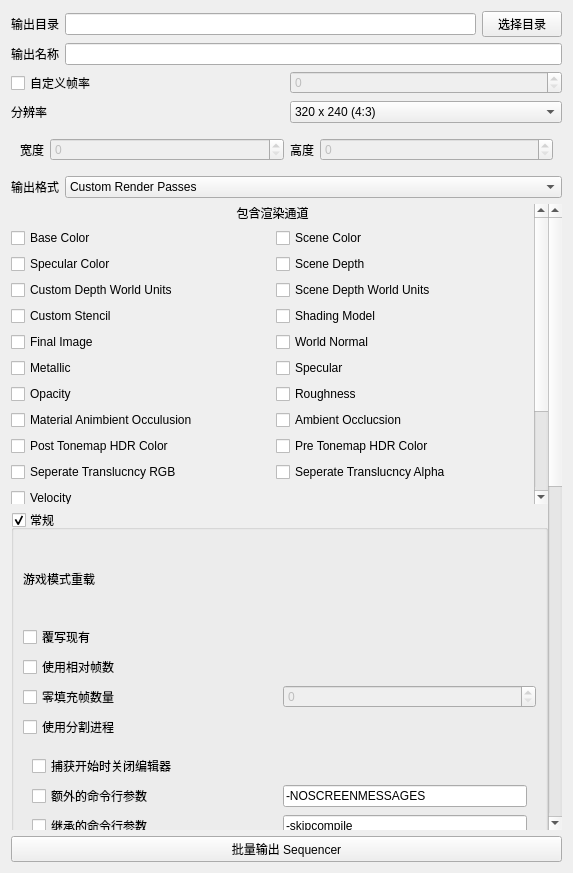
<?xml version="1.0" encoding="UTF-8"?>
<ui version="4.0">
 <class>Form</class>
 <widget class="QWidget" name="Form">
  <property name="geometry">
   <rect>
    <x>0</x>
    <y>0</y>
    <width>573</width>
    <height>873</height>
   </rect>
  </property>
  <property name="windowTitle">
   <string>Sequencer 批量渲染工具</string>
  </property>
  <layout class="QVBoxLayout" name="verticalLayout">
   <item>
    <layout class="QHBoxLayout" name="horizontalLayout_2">
     <item>
      <widget class="QLabel" name="label_2">
       <property name="text">
        <string>输出目录</string>
       </property>
       <property name="PyInit" stdset="0">
        <string>{
    &quot;method&quot; : {
        &quot;setText&quot;:&quot;输出目录&quot;
    }
}</string>
       </property>
      </widget>
     </item>
     <item>
      <widget class="MLineEdit" name="lineEdit"/>
     </item>
     <item>
      <widget class="MPushButton" name="pushButton">
       <property name="text">
        <string>选择目录</string>
       </property>
      </widget>
     </item>
    </layout>
   </item>
   <item>
    <layout class="QHBoxLayout" name="horizontalLayout_3">
     <item>
      <widget class="QLabel" name="Output_Label">
       <property name="text">
        <string>输出名称</string>
       </property>
       <property name="PyInit" stdset="0">
        <string>{
    &quot;method&quot; : {
        &quot;setText&quot;:&quot;输出名称&quot;
    }
}</string>
       </property>
      </widget>
     </item>
     <item>
      <widget class="MLineEdit" name="lineEdit_2">
       <property name="placeholderText">
        <string/>
       </property>
      </widget>
     </item>
    </layout>
   </item>
   <item>
    <layout class="QHBoxLayout" name="horizontalLayout_20">
     <item>
      <widget class="MCheckBox" name="checkBox_76">
       <property name="text">
        <string>自定义帧率</string>
       </property>
      </widget>
     </item>
     <item>
      <widget class="QSpinBox" name="spinBox_8">
       <property name="enabled">
        <bool>false</bool>
       </property>
      </widget>
     </item>
    </layout>
   </item>
   <item>
    <layout class="QHBoxLayout" name="horizontalLayout_22">
     <item>
      <widget class="QLabel" name="label_8">
       <property name="text">
        <string>分辨率</string>
       </property>
      </widget>
     </item>
     <item>
      <widget class="QComboBox" name="comboBox_2">
       <item>
        <property name="text">
         <string>320 x 240 (4:3)</string>
        </property>
       </item>
       <item>
        <property name="text">
         <string>640 x 480 (4:3)</string>
        </property>
       </item>
       <item>
        <property name="text">
         <string>640 x 360 (16:9)</string>
        </property>
       </item>
       <item>
        <property name="text">
         <string>1280 x 720 (16:9)</string>
        </property>
       </item>
       <item>
        <property name="text">
         <string>1920 x 1080 (16:9)</string>
        </property>
       </item>
       <item>
        <property name="text">
         <string>2840 x 2160 (16:9)</string>
        </property>
       </item>
       <item>
        <property name="text">
         <string>自定义</string>
        </property>
       </item>
      </widget>
     </item>
    </layout>
   </item>
   <item>
    <widget class="QWidget" name="gridWidget" native="true">
     <layout class="QHBoxLayout" name="horizontalLayout_21">
      <item>
       <widget class="QLabel" name="label_6">
        <property name="text">
         <string>宽度</string>
        </property>
       </widget>
      </item>
      <item>
       <widget class="QSpinBox" name="spinBox_9">
        <property name="enabled">
         <bool>false</bool>
        </property>
        <property name="sizePolicy">
         <sizepolicy hsizetype="Expanding" vsizetype="Fixed">
          <horstretch>0</horstretch>
          <verstretch>0</verstretch>
         </sizepolicy>
        </property>
       </widget>
      </item>
      <item>
       <widget class="QLabel" name="label_7">
        <property name="text">
         <string>高度</string>
        </property>
       </widget>
      </item>
      <item>
       <widget class="QSpinBox" name="spinBox_10">
        <property name="enabled">
         <bool>false</bool>
        </property>
        <property name="sizePolicy">
         <sizepolicy hsizetype="Expanding" vsizetype="Fixed">
          <horstretch>0</horstretch>
          <verstretch>0</verstretch>
         </sizepolicy>
        </property>
       </widget>
      </item>
     </layout>
    </widget>
   </item>
   <item>
    <layout class="QHBoxLayout" name="horizontalLayout">
     <item>
      <widget class="QLabel" name="label">
       <property name="text">
        <string>输出格式</string>
       </property>
       <property name="PyInit" stdset="0">
        <string>{
    &quot;method&quot; : {
        &quot;setText&quot;:&quot;输出格式&quot;
    }
}</string>
       </property>
      </widget>
     </item>
     <item>
      <widget class="MComboBox" name="comboBox">
       <property name="sizePolicy">
        <sizepolicy hsizetype="Expanding" vsizetype="Fixed">
         <horstretch>0</horstretch>
         <verstretch>0</verstretch>
        </sizepolicy>
       </property>
       <item>
        <property name="text">
         <string>Custom Render Passes</string>
        </property>
       </item>
       <item>
        <property name="text">
         <string>Image Sequence (.jpg)</string>
        </property>
       </item>
       <item>
        <property name="text">
         <string>Image Sequence (.exr)</string>
        </property>
       </item>
       <item>
        <property name="text">
         <string>Image Sequence (.png)</string>
        </property>
       </item>
       <item>
        <property name="text">
         <string>Image Sequence (.bmp)</string>
        </property>
       </item>
       <item>
        <property name="text">
         <string>Video Sequence (.avi)</string>
        </property>
       </item>
      </widget>
     </item>
    </layout>
   </item>
   <item>
    <widget class="QScrollArea" name="scrollArea_2">
     <property name="frameShape">
      <enum>QFrame::NoFrame</enum>
     </property>
     <property name="widgetResizable">
      <bool>true</bool>
     </property>
     <widget class="QWidget" name="scrollAreaWidgetContents_3">
      <property name="geometry">
       <rect>
        <x>0</x>
        <y>0</y>
        <width>538</width>
        <height>1212</height>
       </rect>
      </property>
      <layout class="QVBoxLayout" name="verticalLayout_9">
       <property name="leftMargin">
        <number>0</number>
       </property>
       <property name="topMargin">
        <number>0</number>
       </property>
       <property name="rightMargin">
        <number>0</number>
       </property>
       <property name="bottomMargin">
        <number>0</number>
       </property>
       <item>
        <widget class="QStackedWidget" name="stackedWidget">
         <property name="frameShape">
          <enum>QFrame::NoFrame</enum>
         </property>
         <property name="frameShadow">
          <enum>QFrame::Sunken</enum>
         </property>
         <property name="lineWidth">
          <number>1</number>
         </property>
         <property name="currentIndex">
          <number>0</number>
         </property>
         <widget class="QWidget" name="page">
          <property name="minimumSize">
           <size>
            <width>0</width>
            <height>300</height>
           </size>
          </property>
          <layout class="QVBoxLayout" name="verticalLayout_2">
           <property name="leftMargin">
            <number>0</number>
           </property>
           <property name="topMargin">
            <number>0</number>
           </property>
           <property name="rightMargin">
            <number>0</number>
           </property>
           <property name="bottomMargin">
            <number>0</number>
           </property>
           <item>
            <widget class="QScrollArea" name="scrollArea">
             <property name="frameShape">
              <enum>QFrame::NoFrame</enum>
             </property>
             <property name="widgetResizable">
              <bool>true</bool>
             </property>
             <widget class="QWidget" name="scrollAreaWidgetContents">
              <property name="geometry">
               <rect>
                <x>0</x>
                <y>0</y>
                <width>521</width>
                <height>381</height>
               </rect>
              </property>
              <property name="minimumSize">
               <size>
                <width>0</width>
                <height>0</height>
               </size>
              </property>
              <layout class="QVBoxLayout" name="verticalLayout_4">
               <property name="leftMargin">
                <number>0</number>
               </property>
               <property name="topMargin">
                <number>0</number>
               </property>
               <property name="rightMargin">
                <number>0</number>
               </property>
               <property name="bottomMargin">
                <number>0</number>
               </property>
               <item>
                <widget class="QWidget" name="Pass_Container" native="true">
                 <layout class="QGridLayout" name="gridLayout">
                  <property name="leftMargin">
                   <number>0</number>
                  </property>
                  <property name="topMargin">
                   <number>0</number>
                  </property>
                  <property name="rightMargin">
                   <number>0</number>
                  </property>
                  <property name="bottomMargin">
                   <number>0</number>
                  </property>
                  <item row="2" column="0">
                   <widget class="MCheckBox" name="checkBox_12">
                    <property name="text">
                     <string>Specular Color</string>
                    </property>
                   </widget>
                  </item>
                  <item row="2" column="1">
                   <widget class="MCheckBox" name="checkBox_10">
                    <property name="text">
                     <string>Scene Depth</string>
                    </property>
                   </widget>
                  </item>
                  <item row="3" column="0">
                   <widget class="MCheckBox" name="checkBox_3">
                    <property name="text">
                     <string>Custom Depth World Units</string>
                    </property>
                   </widget>
                  </item>
                  <item row="4" column="1">
                   <widget class="MCheckBox" name="checkBox_18">
                    <property name="text">
                     <string>Shading Model</string>
                    </property>
                   </widget>
                  </item>
                  <item row="1" column="0">
                   <widget class="MCheckBox" name="checkBox_2">
                    <property name="text">
                     <string>Base Color</string>
                    </property>
                   </widget>
                  </item>
                  <item row="3" column="1">
                   <widget class="MCheckBox" name="checkBox_15">
                    <property name="text">
                     <string>Scene Depth World Units</string>
                    </property>
                   </widget>
                  </item>
                  <item row="1" column="1">
                   <widget class="MCheckBox" name="checkBox_7">
                    <property name="text">
                     <string>Scene Color</string>
                    </property>
                   </widget>
                  </item>
                  <item row="5" column="0">
                   <widget class="MCheckBox" name="checkBox_5">
                    <property name="text">
                     <string>Final Image</string>
                    </property>
                   </widget>
                  </item>
                  <item row="5" column="1">
                   <widget class="MCheckBox" name="checkBox_21">
                    <property name="text">
                     <string>World Normal</string>
                    </property>
                   </widget>
                  </item>
                  <item row="6" column="0">
                   <widget class="MCheckBox" name="checkBox_4">
                    <property name="text">
                     <string>Metallic</string>
                    </property>
                   </widget>
                  </item>
                  <item row="6" column="1">
                   <widget class="MCheckBox" name="checkBox_19">
                    <property name="text">
                     <string>Specular</string>
                    </property>
                   </widget>
                  </item>
                  <item row="4" column="0">
                   <widget class="MCheckBox" name="checkBox_6">
                    <property name="text">
                     <string>Custom Stencil</string>
                    </property>
                   </widget>
                  </item>
                  <item row="9" column="0">
                   <widget class="MCheckBox" name="checkBox_11">
                    <property name="text">
                     <string>Post Tonemap HDR Color</string>
                    </property>
                   </widget>
                  </item>
                  <item row="8" column="1">
                   <widget class="MCheckBox" name="checkBox">
                    <property name="text">
                     <string>Ambient Occlucsion</string>
                    </property>
                   </widget>
                  </item>
                  <item row="10" column="1">
                   <widget class="MCheckBox" name="checkBox_16">
                    <property name="text">
                     <string>Seperate Translucncy Alpha</string>
                    </property>
                   </widget>
                  </item>
                  <item row="11" column="0">
                   <widget class="MCheckBox" name="checkBox_20">
                    <property name="text">
                     <string>Velocity</string>
                    </property>
                   </widget>
                  </item>
                  <item row="10" column="0">
                   <widget class="MCheckBox" name="checkBox_17">
                    <property name="text">
                     <string>Seperate Translucncy RGB</string>
                    </property>
                   </widget>
                  </item>
                  <item row="7" column="1">
                   <widget class="MCheckBox" name="checkBox_14">
                    <property name="text">
                     <string>Roughness</string>
                    </property>
                   </widget>
                  </item>
                  <item row="9" column="1">
                   <widget class="MCheckBox" name="checkBox_13">
                    <property name="text">
                     <string>Pre Tonemap HDR Color</string>
                    </property>
                   </widget>
                  </item>
                  <item row="8" column="0">
                   <widget class="MCheckBox" name="checkBox_8">
                    <property name="text">
                     <string>Material Animbient Occulusion</string>
                    </property>
                   </widget>
                  </item>
                  <item row="7" column="0">
                   <widget class="MCheckBox" name="checkBox_9">
                    <property name="text">
                     <string>Opacity</string>
                    </property>
                   </widget>
                  </item>
                  <item row="0" column="0" colspan="2">
                   <widget class="QLabel" name="label_3">
                    <property name="text">
                     <string>&lt;html&gt;&lt;head/&gt;&lt;body&gt;&lt;p align=&quot;center&quot;&gt;包含渲染通道&lt;/p&gt;&lt;/body&gt;&lt;/html&gt;</string>
                    </property>
                   </widget>
                  </item>
                 </layout>
                 <zorder>checkBox_2</zorder>
                 <zorder>checkBox_7</zorder>
                 <zorder>checkBox_12</zorder>
                 <zorder>checkBox_10</zorder>
                 <zorder>checkBox_15</zorder>
                 <zorder>checkBox_18</zorder>
                 <zorder>checkBox_21</zorder>
                 <zorder>checkBox_4</zorder>
                 <zorder>checkBox_19</zorder>
                 <zorder>checkBox_9</zorder>
                 <zorder>checkBox_14</zorder>
                 <zorder>checkBox_8</zorder>
                 <zorder>checkBox</zorder>
                 <zorder>checkBox_11</zorder>
                 <zorder>checkBox_13</zorder>
                 <zorder>checkBox_17</zorder>
                 <zorder>checkBox_16</zorder>
                 <zorder>checkBox_20</zorder>
                 <zorder>checkBox_6</zorder>
                 <zorder>checkBox_3</zorder>
                 <zorder>checkBox_5</zorder>
                 <zorder>label_3</zorder>
                </widget>
               </item>
               <item>
                <layout class="QHBoxLayout" name="horizontalLayout_4">
                 <item>
                  <spacer name="horizontalSpacer_2">
                   <property name="orientation">
                    <enum>Qt::Horizontal</enum>
                   </property>
                   <property name="sizeHint" stdset="0">
                    <size>
                     <width>40</width>
                     <height>20</height>
                    </size>
                   </property>
                  </spacer>
                 </item>
                 <item>
                  <widget class="MPushButton" name="pushButton_3">
                   <property name="text">
                    <string>全选</string>
                   </property>
                  </widget>
                 </item>
                 <item>
                  <widget class="MPushButton" name="pushButton_4">
                   <property name="text">
                    <string>反选</string>
                   </property>
                  </widget>
                 </item>
                 <item>
                  <widget class="MPushButton" name="pushButton_5">
                   <property name="text">
                    <string>全不选</string>
                   </property>
                  </widget>
                 </item>
                 <item>
                  <spacer name="horizontalSpacer">
                   <property name="orientation">
                    <enum>Qt::Horizontal</enum>
                   </property>
                   <property name="sizeHint" stdset="0">
                    <size>
                     <width>40</width>
                     <height>20</height>
                    </size>
                   </property>
                  </spacer>
                 </item>
                </layout>
               </item>
               <item>
                <layout class="QHBoxLayout" name="horizontalLayout_5">
                 <item>
                  <widget class="QLabel" name="label_4">
                   <property name="text">
                    <string>后处理材质</string>
                   </property>
                  </widget>
                 </item>
                 <item>
                  <widget class="USelector" name="PostProcessMaterial_Selector" native="true">
                   <property name="sizePolicy">
                    <sizepolicy hsizetype="Expanding" vsizetype="Preferred">
                     <horstretch>0</horstretch>
                     <verstretch>0</verstretch>
                    </sizepolicy>
                   </property>
                   <property name="minimumSize">
                    <size>
                     <width>0</width>
                     <height>80</height>
                    </size>
                   </property>
                   <layout class="QVBoxLayout" name="verticalLayout_3"/>
                  </widget>
                 </item>
                </layout>
               </item>
               <item>
                <spacer name="verticalSpacer">
                 <property name="orientation">
                  <enum>Qt::Vertical</enum>
                 </property>
                 <property name="sizeHint" stdset="0">
                  <size>
                   <width>20</width>
                   <height>40</height>
                  </size>
                 </property>
                </spacer>
               </item>
              </layout>
             </widget>
            </widget>
           </item>
          </layout>
         </widget>
         <widget class="QWidget" name="page_2"/>
         <widget class="QWidget" name="page_3"/>
         <widget class="QWidget" name="page_4"/>
         <widget class="QWidget" name="page_5"/>
         <widget class="QWidget" name="page_6"/>
        </widget>
       </item>
       <item>
        <widget class="QGroupBox" name="Cinematic_Group_3">
         <property name="title">
          <string>常规</string>
         </property>
         <property name="flat">
          <bool>true</bool>
         </property>
         <property name="checkable">
          <bool>true</bool>
         </property>
         <layout class="QVBoxLayout" name="verticalLayout_13">
          <item>
           <layout class="QHBoxLayout" name="horizontalLayout_16">
            <item>
             <widget class="QLabel" name="label_5">
              <property name="text">
               <string>游戏模式重载</string>
              </property>
             </widget>
            </item>
            <item>
             <widget class="USelector" name="GameMode_Selector" native="true">
              <property name="sizePolicy">
               <sizepolicy hsizetype="Expanding" vsizetype="Preferred">
                <horstretch>0</horstretch>
                <verstretch>0</verstretch>
               </sizepolicy>
              </property>
              <property name="minimumSize">
               <size>
                <width>0</width>
                <height>80</height>
               </size>
              </property>
              <layout class="QVBoxLayout" name="verticalLayout_14"/>
             </widget>
            </item>
           </layout>
          </item>
          <item>
           <widget class="MCheckBox" name="checkBox_67">
            <property name="text">
             <string>覆写现有</string>
            </property>
           </widget>
          </item>
          <item>
           <widget class="MCheckBox" name="checkBox_68">
            <property name="text">
             <string>使用相对帧数</string>
            </property>
           </widget>
          </item>
          <item>
           <layout class="QHBoxLayout" name="horizontalLayout_17">
            <item>
             <widget class="MCheckBox" name="checkBox_69">
              <property name="text">
               <string>零填充帧数量</string>
              </property>
             </widget>
            </item>
            <item>
             <widget class="QSpinBox" name="spinBox_4">
              <property name="enabled">
               <bool>false</bool>
              </property>
             </widget>
            </item>
           </layout>
          </item>
          <item>
           <widget class="MCheckBox" name="checkBox_70">
            <property name="text">
             <string>使用分割进程</string>
            </property>
           </widget>
          </item>
          <item>
           <widget class="QWidget" name="verticalWidget" native="true">
            <layout class="QVBoxLayout" name="verticalLayout_15">
             <item>
              <widget class="MCheckBox" name="checkBox_71">
               <property name="text">
                <string>捕获开始时关闭编辑器</string>
               </property>
              </widget>
             </item>
             <item>
              <layout class="QHBoxLayout" name="horizontalLayout_18">
               <item>
                <widget class="MCheckBox" name="checkBox_74">
                 <property name="text">
                  <string>额外的命令行参数</string>
                 </property>
                </widget>
               </item>
               <item>
                <widget class="QLineEdit" name="lineEdit_4">
                 <property name="sizePolicy">
                  <sizepolicy hsizetype="Preferred" vsizetype="Fixed">
                   <horstretch>0</horstretch>
                   <verstretch>0</verstretch>
                  </sizepolicy>
                 </property>
                 <property name="text">
                  <string>-NOSCREENMESSAGES</string>
                 </property>
                 <property name="placeholderText">
                  <string/>
                 </property>
                </widget>
               </item>
              </layout>
             </item>
             <item>
              <layout class="QHBoxLayout" name="horizontalLayout_19">
               <item>
                <widget class="MCheckBox" name="checkBox_75">
                 <property name="text">
                  <string>继承的命令行参数</string>
                 </property>
                </widget>
               </item>
               <item>
                <widget class="QLineEdit" name="lineEdit_5">
                 <property name="sizePolicy">
                  <sizepolicy hsizetype="Preferred" vsizetype="Fixed">
                   <horstretch>0</horstretch>
                   <verstretch>0</verstretch>
                  </sizepolicy>
                 </property>
                 <property name="text">
                  <string>-skipcompile</string>
                 </property>
                 <property name="placeholderText">
                  <string/>
                 </property>
                </widget>
               </item>
              </layout>
             </item>
            </layout>
           </widget>
          </item>
         </layout>
        </widget>
       </item>
       <item>
        <widget class="QGroupBox" name="Cinematic_Group_2">
         <property name="title">
          <string>序列</string>
         </property>
         <property name="flat">
          <bool>true</bool>
         </property>
         <property name="checkable">
          <bool>true</bool>
         </property>
         <layout class="QVBoxLayout" name="verticalLayout_11">
          <item>
           <widget class="MCheckBox" name="checkBox_65">
            <property name="text">
             <string>写入编辑决策列表</string>
            </property>
           </widget>
          </item>
          <item>
           <widget class="MCheckBox" name="checkBox_66">
            <property name="text">
             <string>写入 Final Cut Pro XML</string>
            </property>
           </widget>
          </item>
          <item>
           <widget class="QWidget" name="Cinematic_Detail_Setting_3" native="true">
            <layout class="QVBoxLayout" name="verticalLayout_12">
             <property name="leftMargin">
              <number>1</number>
             </property>
             <property name="topMargin">
              <number>1</number>
             </property>
             <property name="rightMargin">
              <number>1</number>
             </property>
             <property name="bottomMargin">
              <number>1</number>
             </property>
             <item>
              <widget class="Line" name="line_3">
               <property name="orientation">
                <enum>Qt::Horizontal</enum>
               </property>
              </widget>
             </item>
             <item>
              <layout class="QHBoxLayout" name="horizontalLayout_14">
               <item>
                <widget class="MCheckBox" name="checkBox_72">
                 <property name="text">
                  <string>处理帧</string>
                 </property>
                </widget>
               </item>
               <item>
                <widget class="QSpinBox" name="spinBox_7">
                 <property name="enabled">
                  <bool>false</bool>
                 </property>
                 <property name="sizePolicy">
                  <sizepolicy hsizetype="Preferred" vsizetype="Fixed">
                   <horstretch>0</horstretch>
                   <verstretch>0</verstretch>
                  </sizepolicy>
                 </property>
                </widget>
               </item>
              </layout>
             </item>
             <item>
              <layout class="QHBoxLayout" name="horizontalLayout_15">
               <item>
                <widget class="MCheckBox" name="checkBox_73">
                 <property name="text">
                  <string>影片扩展</string>
                 </property>
                </widget>
               </item>
               <item>
                <widget class="QLineEdit" name="lineEdit_3">
                 <property name="sizePolicy">
                  <sizepolicy hsizetype="Preferred" vsizetype="Fixed">
                   <horstretch>0</horstretch>
                   <verstretch>0</verstretch>
                  </sizepolicy>
                 </property>
                </widget>
               </item>
              </layout>
             </item>
            </layout>
           </widget>
          </item>
          <item>
           <widget class="QPushButton" name="Cinematic_BTN_3">
            <property name="sizePolicy">
             <sizepolicy hsizetype="Expanding" vsizetype="Fixed">
              <horstretch>0</horstretch>
              <verstretch>0</verstretch>
             </sizepolicy>
            </property>
            <property name="maximumSize">
             <size>
              <width>16777215</width>
              <height>16777210</height>
             </size>
            </property>
            <property name="font">
             <font>
              <underline>false</underline>
             </font>
            </property>
            <property name="styleSheet">
             <string notr="true"/>
            </property>
            <property name="text">
             <string>▲</string>
            </property>
            <property name="checkable">
             <bool>true</bool>
            </property>
            <property name="checked">
             <bool>true</bool>
            </property>
            <property name="autoDefault">
             <bool>false</bool>
            </property>
            <property name="default">
             <bool>true</bool>
            </property>
            <property name="flat">
             <bool>true</bool>
            </property>
           </widget>
          </item>
         </layout>
        </widget>
       </item>
       <item>
        <widget class="QGroupBox" name="Cinematic_Group">
         <property name="title">
          <string>过场动画</string>
         </property>
         <property name="flat">
          <bool>true</bool>
         </property>
         <property name="checkable">
          <bool>true</bool>
         </property>
         <layout class="QVBoxLayout" name="verticalLayout_6">
          <item>
           <widget class="MCheckBox" name="checkBox_49">
            <property name="text">
             <string>过场动画引擎可延展性</string>
            </property>
           </widget>
          </item>
          <item>
           <widget class="MCheckBox" name="checkBox_50">
            <property name="text">
             <string>过场动画模式</string>
            </property>
           </widget>
          </item>
          <item>
           <widget class="QWidget" name="Cinematic_Detail_Setting" native="true">
            <layout class="QVBoxLayout" name="verticalLayout_7">
             <property name="leftMargin">
              <number>1</number>
             </property>
             <property name="topMargin">
              <number>1</number>
             </property>
             <property name="rightMargin">
              <number>1</number>
             </property>
             <property name="bottomMargin">
              <number>1</number>
             </property>
             <item>
              <widget class="Line" name="line">
               <property name="orientation">
                <enum>Qt::Horizontal</enum>
               </property>
              </widget>
             </item>
             <item>
              <widget class="MCheckBox" name="checkBox_51">
               <property name="text">
                <string>允许移动</string>
               </property>
              </widget>
             </item>
             <item>
              <widget class="MCheckBox" name="checkBox_52">
               <property name="text">
                <string>允许转移</string>
               </property>
              </widget>
             </item>
             <item>
              <widget class="MCheckBox" name="checkBox_53">
               <property name="text">
                <string>显示播放器</string>
               </property>
              </widget>
             </item>
             <item>
              <widget class="MCheckBox" name="checkBox_54">
               <property name="text">
                <string>显示HUD</string>
               </property>
              </widget>
             </item>
             <item>
              <widget class="MCheckBox" name="checkBox_55">
               <property name="text">
                <string>使用路径检测器</string>
               </property>
              </widget>
             </item>
             <item>
              <layout class="QHBoxLayout" name="horizontalLayout_12">
               <item>
                <widget class="MCheckBox" name="checkBox_56">
                 <property name="text">
                  <string>路径检测器逐像素采样</string>
                 </property>
                </widget>
               </item>
               <item>
                <widget class="QSpinBox" name="spinBox_5">
                 <property name="enabled">
                  <bool>false</bool>
                 </property>
                </widget>
               </item>
              </layout>
             </item>
            </layout>
           </widget>
          </item>
          <item>
           <widget class="QPushButton" name="Cinematic_BTN">
            <property name="sizePolicy">
             <sizepolicy hsizetype="Expanding" vsizetype="Fixed">
              <horstretch>0</horstretch>
              <verstretch>0</verstretch>
             </sizepolicy>
            </property>
            <property name="maximumSize">
             <size>
              <width>16777215</width>
              <height>16777210</height>
             </size>
            </property>
            <property name="font">
             <font>
              <underline>false</underline>
             </font>
            </property>
            <property name="styleSheet">
             <string notr="true"/>
            </property>
            <property name="text">
             <string>▲</string>
            </property>
            <property name="checkable">
             <bool>true</bool>
            </property>
            <property name="checked">
             <bool>true</bool>
            </property>
            <property name="autoDefault">
             <bool>false</bool>
            </property>
            <property name="default">
             <bool>true</bool>
            </property>
            <property name="flat">
             <bool>true</bool>
            </property>
           </widget>
          </item>
         </layout>
        </widget>
       </item>
       <item>
        <widget class="QGroupBox" name="Animation_Group">
         <property name="title">
          <string>动画</string>
         </property>
         <property name="flat">
          <bool>true</bool>
         </property>
         <property name="checkable">
          <bool>true</bool>
         </property>
         <layout class="QVBoxLayout" name="verticalLayout_5">
          <item>
           <layout class="QHBoxLayout" name="horizontalLayout_6">
            <item>
             <widget class="MCheckBox" name="checkBox_43">
              <property name="text">
               <string>自定义初始帧数</string>
              </property>
             </widget>
            </item>
            <item>
             <widget class="QSpinBox" name="spinBox">
              <property name="enabled">
               <bool>false</bool>
              </property>
             </widget>
            </item>
           </layout>
          </item>
          <item>
           <layout class="QHBoxLayout" name="horizontalLayout_7">
            <item>
             <widget class="MCheckBox" name="checkBox_44">
              <property name="text">
               <string>自定义结束帧数</string>
              </property>
             </widget>
            </item>
            <item>
             <widget class="QSpinBox" name="spinBox_2">
              <property name="enabled">
               <bool>false</bool>
              </property>
             </widget>
            </item>
           </layout>
          </item>
          <item>
           <layout class="QHBoxLayout" name="horizontalLayout_8">
            <item>
             <widget class="MCheckBox" name="checkBox_45">
              <property name="text">
               <string>暖场帧数</string>
              </property>
             </widget>
            </item>
            <item>
             <widget class="QSpinBox" name="spinBox_3">
              <property name="enabled">
               <bool>false</bool>
              </property>
             </widget>
            </item>
           </layout>
          </item>
          <item>
           <layout class="QHBoxLayout" name="horizontalLayout_9">
            <item>
             <widget class="MCheckBox" name="checkBox_46">
              <property name="text">
               <string>暖场之前延迟</string>
              </property>
             </widget>
            </item>
            <item>
             <widget class="QDoubleSpinBox" name="doubleSpinBox_4">
              <property name="enabled">
               <bool>false</bool>
              </property>
              <property name="suffix">
               <string> s</string>
              </property>
              <property name="decimals">
               <number>1</number>
              </property>
             </widget>
            </item>
           </layout>
          </item>
          <item>
           <layout class="QHBoxLayout" name="horizontalLayout_10">
            <item>
             <widget class="MCheckBox" name="checkBox_47">
              <property name="text">
               <string>镜头暖场之前延迟</string>
              </property>
             </widget>
            </item>
            <item>
             <widget class="QDoubleSpinBox" name="doubleSpinBox_5">
              <property name="enabled">
               <bool>false</bool>
              </property>
              <property name="suffix">
               <string> s</string>
              </property>
              <property name="decimals">
               <number>1</number>
              </property>
             </widget>
            </item>
           </layout>
          </item>
          <item>
           <layout class="QHBoxLayout" name="horizontalLayout_11">
            <item>
             <widget class="MCheckBox" name="checkBox_48">
              <property name="text">
               <string>每帧延迟</string>
              </property>
             </widget>
            </item>
            <item>
             <widget class="QDoubleSpinBox" name="doubleSpinBox_6">
              <property name="enabled">
               <bool>false</bool>
              </property>
              <property name="suffix">
               <string> s</string>
              </property>
              <property name="decimals">
               <number>1</number>
              </property>
             </widget>
            </item>
           </layout>
          </item>
         </layout>
        </widget>
       </item>
      </layout>
     </widget>
    </widget>
   </item>
   <item>
    <widget class="MPushButton" name="Render_BTN">
     <property name="text">
      <string>批量输出 Sequencer</string>
     </property>
    </widget>
   </item>
  </layout>
 </widget>
 <customwidgets>
  <customwidget>
   <class>MComboBox</class>
   <extends>QComboBox</extends>
   <header>dayu_widgets/combo_box.h</header>
  </customwidget>
  <customwidget>
   <class>MLineEdit</class>
   <extends>QLineEdit</extends>
   <header>dayu_widgets/line_edit.h</header>
  </customwidget>
  <customwidget>
   <class>MPushButton</class>
   <extends>QPushButton</extends>
   <header>dayu_widgets/push_button.h</header>
  </customwidget>
  <customwidget>
   <class>MCheckBox</class>
   <extends>QCheckBox</extends>
   <header>dayu_widgets/check_box.h</header>
  </customwidget>
  <customwidget>
   <class>USelector</class>
   <extends>QWidget</extends>
   <header>ue_selector.h</header>
   <container>1</container>
  </customwidget>
 </customwidgets>
 <resources/>
 <connections>
  <connection>
   <sender>comboBox</sender>
   <signal>currentIndexChanged(int)</signal>
   <receiver>stackedWidget</receiver>
   <slot>setCurrentIndex(int)</slot>
   <hints>
    <hint type="sourcelabel">
     <x>152</x>
     <y>81</y>
    </hint>
    <hint type="destinationlabel">
     <x>241</x>
     <y>124</y>
    </hint>
   </hints>
  </connection>
 </connections>
</ui>
